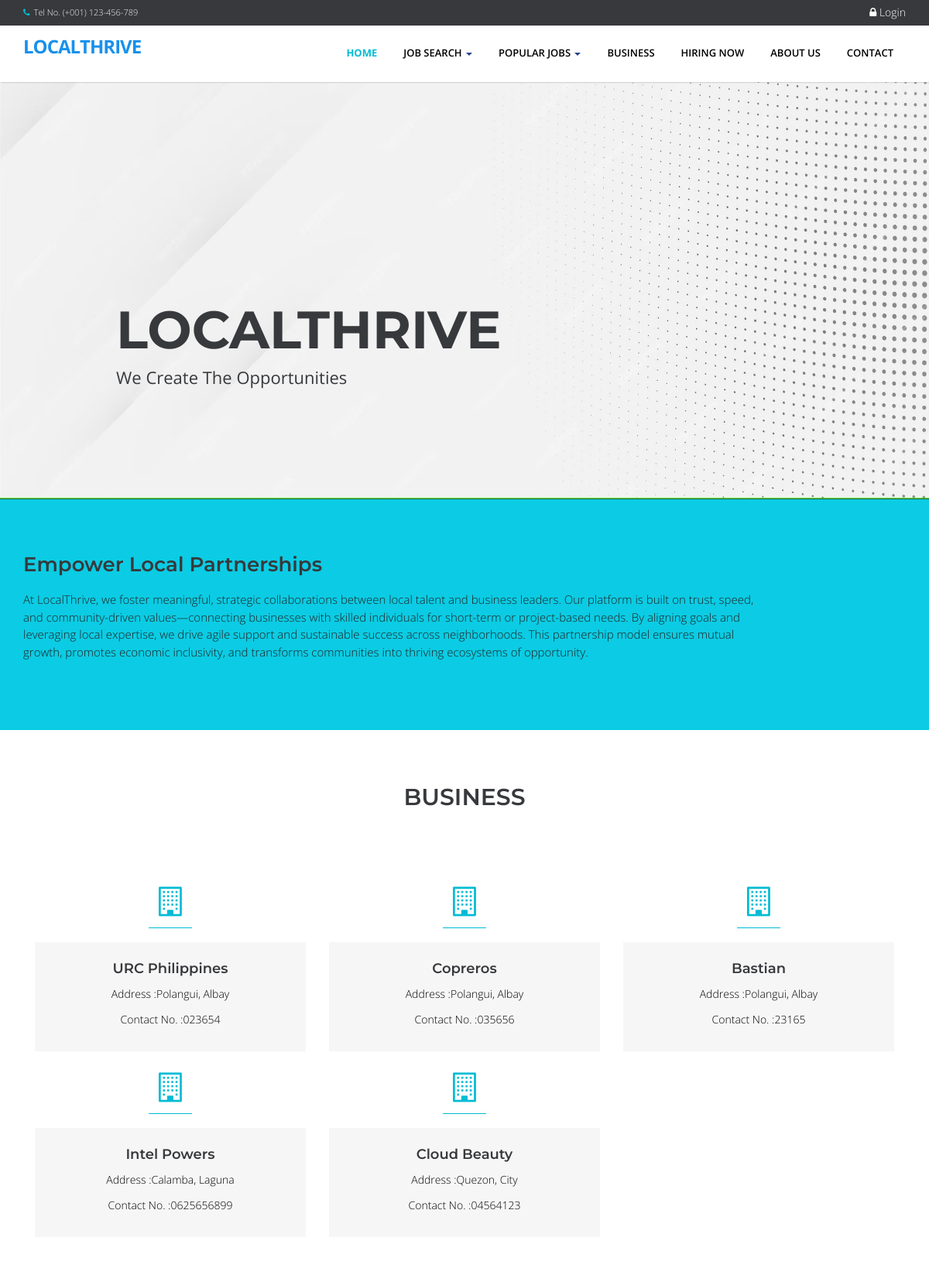
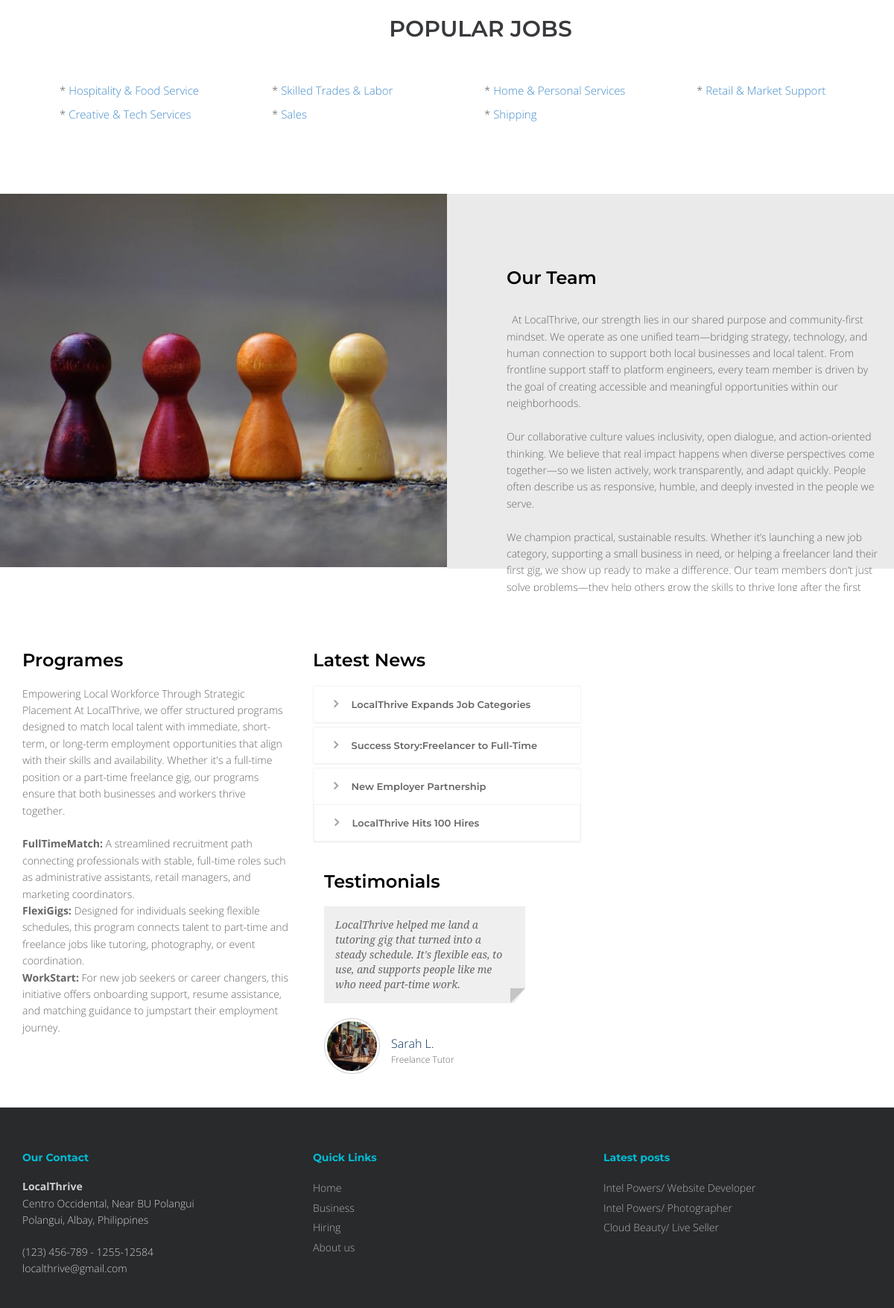
The page / (upper part) on the database its author committed (2 pictures, top to bottom).
### tables this page shows
CREATE TABLE `tblcompany` (
  `COMPANYID` int(11) NOT NULL,
  `COMPANYNAME` varchar(90) NOT NULL,
  `COMPANYADDRESS` varchar(90) NOT NULL,
  `COMPANYCONTACTNO` varchar(30) NOT NULL,
  `COMPANYSTATUS` varchar(90) NOT NULL,
  `COMPANYMISSION` text NOT NULL
);

CREATE TABLE `tblcategory` (
  `CATEGORYID` int(11) NOT NULL,
  `CATEGORY` varchar(250) NOT NULL
);

CREATE TABLE `tbljob` (
  `JOBID` int(11) NOT NULL,
  `COMPANYID` int(11) NOT NULL,
  `CATEGORY` varchar(250) NOT NULL,
  `OCCUPATIONTITLE` varchar(90) NOT NULL,
  `REQ_NO_EMPLOYEES` int(11) NOT NULL,
  `SALARIES` double NOT NULL,
  `DURATION_EMPLOYEMENT` varchar(90) NOT NULL,
  `QUALIFICATION_WORKEXPERIENCE` text NOT NULL,
  `JOBDESCRIPTION` text NOT NULL,
  `PREFEREDSEX` varchar(30) NOT NULL,
  `SECTOR_VACANCY` text NOT NULL,
  `JOBSTATUS` varchar(90) NOT NULL,
  `DATEPOSTED` datetime NOT NULL
);

### home.php (the view, shortened to what the rows shown need)
<section id="content">
<div class="container">
      <div class="row">
    <div class="col-md-12">
      <div class="aligncenter"><h2 class="aligncenter">Business</h2></div>
      <br/>
    </div>
  </div>
  <?php
    $sql = "SELECT * FROM `tblcompany`";
    $mydb->setQuery($sql);
    $comp = $mydb->loadResultList();
    foreach ($comp as $company ) {
  ?>
          <div class="col-sm-4 info-blocks">
              <i class="icon-info-blocks fa fa-building-o"></i>
              <div class="info-blocks-in">
                  <h3><?php echo $company->COMPANYNAME;?></h3>
                  <p>Address :<?php echo $company->COMPANYADDRESS;?></p>
                  <p>Contact No. :<?php echo $company->COMPANYCONTACTNO;?></p>
              </div>
          </div>
  <?php } ?>
</div>
</section>
<section class="section-padding gray-bg">
  <div class="container">
    <div class="row">
      <div class="col-md-12">
        <div class="section-title text-center">
          <h2 >Popular Jobs</h2>
        </div>
      </div>
    </div>
    <div class="row">
      <div class="col-md-12 ">
        <?php
          $sql = "SELECT * FROM `tblcategory`";
          $mydb->setQuery($sql);
          $cur = $mydb->loadResultList();
          foreach ($cur as $result) {
            echo '<div class="col-md-3" style="font-size:15px;padding:5px">* <a href="'.web_root.'index.php?q=category&search='.$result->CATEGORY.'">'.$result->CATEGORY.'</a></div>';
          }
        ?>
      </div>
    </div>
  </div>
</section>
<div class="about home-about">

### theme/templates.php (shortened to what the rows shown need)
 <!DOCTYPE html>
<html lang="en">
<head>
<link href="<?php echo web_root; ?>plugins/home-plugins/css/bootstrap.min.css" rel="stylesheet" />
<link href="<?php echo web_root; ?>plugins/home-plugins/css/fancybox/jquery.fancybox.css" rel="stylesheet">
<link href="<?php echo web_root; ?>plugins/home-plugins/css/flexslider.css" rel="stylesheet" />
<link href="<?php echo web_root; ?>plugins/home-plugins/css/style.css" rel="stylesheet" />
<link rel="stylesheet" href="<?php echo web_root;?>plugins/font-awesome/css/font-awesome.min.css">
<link rel="stylesheet" href="<?php echo web_root;?>plugins/dataTables/jquery.dataTables.min.css">
<link rel="stylesheet" href="<?php echo web_root;?>plugins/dataTables/jquery.dataTables_themeroller.css">
<link href="<?php echo web_root; ?>plugins/datepicker/bootstrap-datetimepicker.min.css" rel="stylesheet" media="screen">
<link href="<?php echo web_root; ?>plugins/datepicker/datepicker3.css" rel="stylesheet" media="screen">
</head>
<body>
                            <?php
                            $sql = "SELECT * FROM `tblcategory` LIMIT 10";
                            $mydb->setQuery($sql);
                            ?>
      <?php
       require_once $content;
        ?>
  <footer>
  <div class="container">
    <div class="row">
      <div class="col-md-4 col-sm-4">
        <div class="widget">
          <ul class="link-list">
            <?php
                  $sql = "SELECT * FROM `tblcompany` c,`tbljob` j WHERE c.`COMPANYID`=j.`COMPANYID`   ORDER BY DATEPOSTED DESC LIMIT 3" ;
                  $mydb->setQuery($sql);
                  $cur = $mydb->loadResultList();
                  foreach ($cur as $result) {
                    echo ' <li><a href="'.web_root.'index.php?q=viewjob&search='.$result->JOBID.'">'.$result->COMPANYNAME . '/ '. $result->OCCUPATIONTITLE .'</a></li>';
                  }
              ?>
          </ul>
        </div>
      </div>
    </div>
  </div>
  </footer>
</div>
</body>
</html>

### rows shown on the page
tblcompany: COMPANYNAME "URC Philippines", COMPANYADDRESS "Polangui, Albay", COMPANYCONTACTNO "023654"
tblcompany: COMPANYNAME "Copreros", COMPANYADDRESS "Polangui, Albay", COMPANYCONTACTNO "035656"
tblcompany: COMPANYNAME "Bastian", COMPANYADDRESS "Polangui, Albay", COMPANYCONTACTNO "23165"
tblcompany: COMPANYNAME "Intel Powers", COMPANYADDRESS "Calamba, Laguna", COMPANYCONTACTNO "0625656899"
tblcompany: COMPANYNAME "Cloud Beauty", COMPANYADDRESS "Quezon, City", COMPANYCONTACTNO "04564123"
tblcategory: CATEGORY "Hospitality & Food Service"
tblcategory: CATEGORY "Skilled Trades & Labor"
tblcategory: CATEGORY "Home & Personal Services"
tblcategory: CATEGORY "Retail & Market Support"
tblcategory: CATEGORY "Creative & Tech Services"
tblcategory: CATEGORY "Sales"
tblcategory: CATEGORY "Shipping"
tbljob: COMPANYID.COMPANYNAME "Intel Powers", OCCUPATIONTITLE "Website Developer"
tbljob: COMPANYID.COMPANYNAME "Intel Powers", OCCUPATIONTITLE "Photographer"
tbljob: COMPANYID.COMPANYNAME "Cloud Beauty", OCCUPATIONTITLE "Live Seller"
